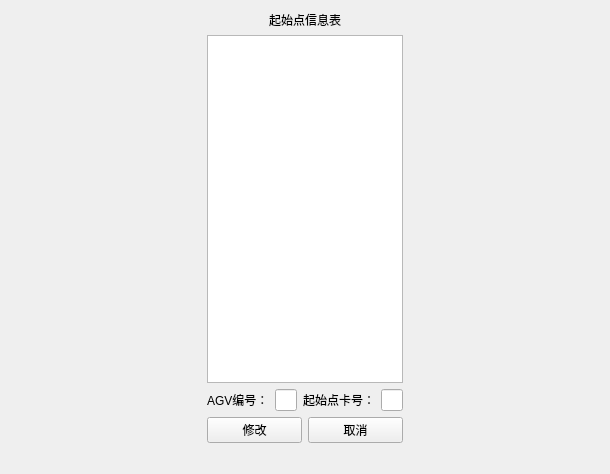
<?xml version="1.0" encoding="UTF-8"?>
<ui version="4.0">
 <class>StartLocationWindow</class>
 <widget class="QWidget" name="StartLocationWindow">
  <property name="geometry">
   <rect>
    <x>0</x>
    <y>0</y>
    <width>610</width>
    <height>474</height>
   </rect>
  </property>
  <property name="windowTitle">
   <string>Form</string>
  </property>
  <layout class="QGridLayout" name="gridLayout" columnstretch="3,3,3">
   <item row="0" column="0">
    <spacer name="horizontalSpacer">
     <property name="orientation">
      <enum>Qt::Horizontal</enum>
     </property>
     <property name="sizeHint" stdset="0">
      <size>
       <width>146</width>
       <height>20</height>
      </size>
     </property>
    </spacer>
   </item>
   <item row="0" column="2">
    <spacer name="horizontalSpacer_2">
     <property name="orientation">
      <enum>Qt::Horizontal</enum>
     </property>
     <property name="sizeHint" stdset="0">
      <size>
       <width>146</width>
       <height>20</height>
      </size>
     </property>
    </spacer>
   </item>
   <item row="0" column="1">
    <layout class="QVBoxLayout" name="verticalLayout">
     <item>
      <widget class="QLabel" name="label">
       <property name="text">
        <string>起始点信息表</string>
       </property>
       <property name="alignment">
        <set>Qt::AlignCenter</set>
       </property>
      </widget>
     </item>
     <item>
      <widget class="QTableWidget" name="tableWidget">
       <property name="selectionBehavior">
        <enum>QAbstractItemView::SelectRows</enum>
       </property>
      </widget>
     </item>
     <item>
      <layout class="QHBoxLayout" name="horizontalLayout">
       <item>
        <widget class="QLabel" name="label_2">
         <property name="text">
          <string>AGV编号：</string>
         </property>
        </widget>
       </item>
       <item>
        <widget class="QLineEdit" name="agvNumEdit"/>
       </item>
       <item>
        <widget class="QLabel" name="label_3">
         <property name="text">
          <string>起始点卡号：</string>
         </property>
        </widget>
       </item>
       <item>
        <widget class="QLineEdit" name="startCardEdit"/>
       </item>
      </layout>
     </item>
     <item>
      <layout class="QHBoxLayout" name="horizontalLayout_2">
       <item>
        <widget class="QPushButton" name="modifyBtn">
         <property name="text">
          <string>修改</string>
         </property>
        </widget>
       </item>
       <item>
        <widget class="QPushButton" name="cancelBtn">
         <property name="text">
          <string>取消</string>
         </property>
        </widget>
       </item>
      </layout>
     </item>
    </layout>
   </item>
   <item row="1" column="1">
    <spacer name="horizontalSpacer_3">
     <property name="orientation">
      <enum>Qt::Horizontal</enum>
     </property>
     <property name="sizeHint" stdset="0">
      <size>
       <width>40</width>
       <height>20</height>
      </size>
     </property>
    </spacer>
   </item>
  </layout>
  <zorder>label</zorder>
  <zorder>tableWidget</zorder>
  <zorder>modifyBtn</zorder>
  <zorder>cancelBtn</zorder>
  <zorder>label_2</zorder>
  <zorder>agvNumEdit</zorder>
  <zorder>label_3</zorder>
  <zorder>startCardEdit</zorder>
  <zorder>label</zorder>
  <zorder>horizontalSpacer</zorder>
  <zorder>horizontalSpacer_2</zorder>
  <zorder>horizontalSpacer_3</zorder>
 </widget>
 <resources/>
 <connections/>
</ui>
